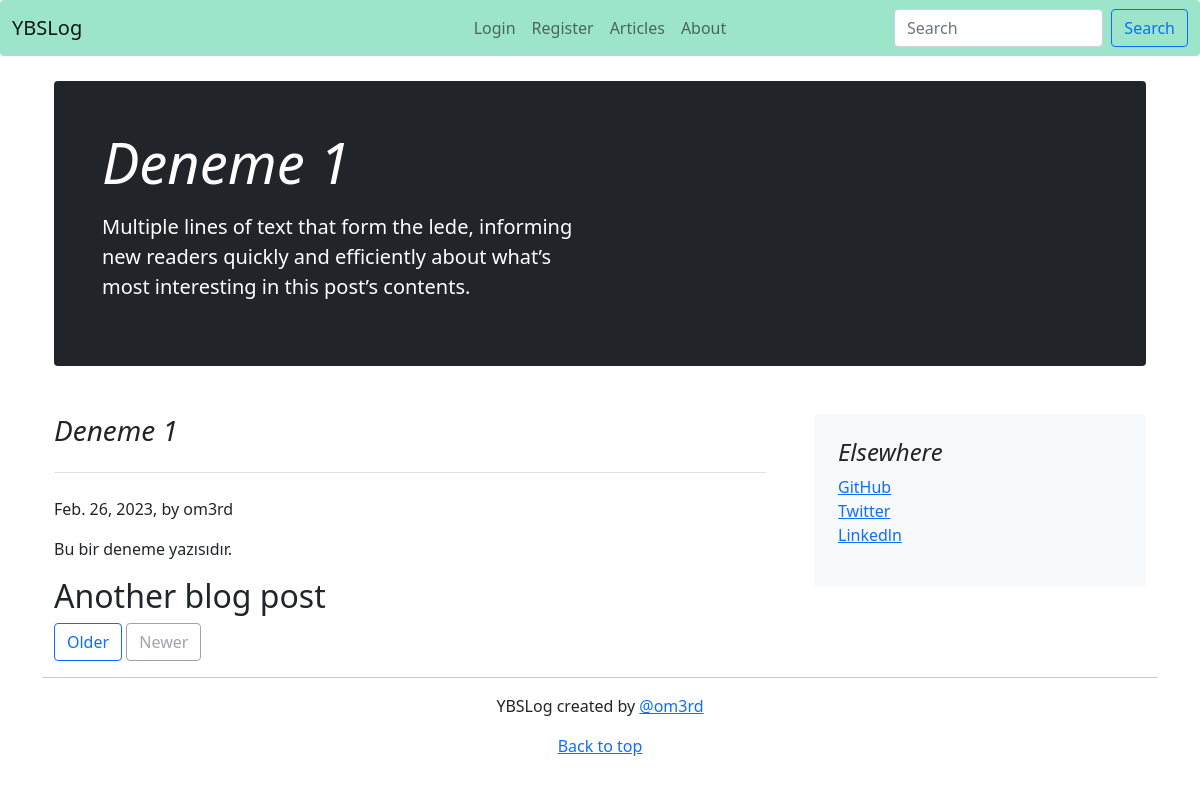
The app's page /articles/article/1 with its own data.
### article/models.py (models this page shows, shortened)
class Article(models.Model):  #djangonun kendi tablosu olan auth user ı aldık
    author = models.ForeignKey("auth.User",on_delete = models.CASCADE)
    title = models.CharField(max_length = 50)
    content = RichTextField()
    created_date = models.DateField(auto_now_add = True)
    linkedin = models.URLField(null = False, blank = True, max_length=200)
    github = models.URLField(max_length = 200, null = False, blank = True)
    article_image = models.FileField(blank = True, null = True,verbose_name ="Add photo into article")

### article/views.py (the view)
# urls.py: path('article/<int:id>',views.detail, name = "detail"), #dinamik url ile makalemizin id'si neyse ona yönlendirmesini sağlayacak dasboard'da zaten belirtmiştik burda da gidecek yer verdik
def detail(request,id): #dinamik url geldiği zaman id almamız gerekiyor ve id'yi içine ondan dolayı verdik
    article = get_object_or_404(Article,id = id) #bunu bu şekilde yapma sebebimiz ise olmayan sayfaya gidince hata vermesi için
    context ={
        "article":article
    }
    return render(request,"detail.html",context)

### templates/detail.html (shortened to what this page needs)
{% extends 'layout.html' %}
{% block body %}
<main class="container">
    <div class="p-4 p-md-5 mb-4 text-white rounded bg-dark">
      <div class="col-md-6 px-0">
        <h1 class="display-4 fst-italic">{{article.title}}</h1>
        <p class="lead my-3">Multiple lines of text that form the lede, informing new readers quickly and efficiently about what’s most interesting in this post’s contents.</p>
      </div>
    </div>
      <br>
    <div class="row g-5">
      <div class="col-md-8">
        <h3 class="pb-4 mb-4 fst-italic border-bottom">{{article.title}}</h3>
        <p class="blog-post-meta">{{article.created_date}}, by {{article.author}}</a></p>
        <article class="blog-post">
          <p> {{article.content|safe}} </p>
        </article>
        <article class="blog-post">
          <h2 class="blog-post-title">Another blog post</h2>
        </article>
        <nav class="blog-pagination" aria-label="Pagination">
          <a class="btn btn-outline-primary" href="#">Older</a>
          <a class="btn btn-outline-secondary disabled" href="#" tabindex="-1" aria-disabled="true">Newer</a>
        </nav>
      </div>
      <div class="col-md-4">
        <div class="position-sticky" style="top: 2rem;">
          <div class="p-4 bg-light rounded">
            <h4 class="fst-italic">Elsewhere</h4>
            <ol class="list-unstyled">
              <li><a href="#">GitHub</a></li>
              <li><a href="#">Twitter</a></li>
              <li><a href="#">Linkedln</a></li>
            </ol>
          </div>
        </div>
      </div>
    </div>
</main>
<hr>
<footer class="blog-footer">
    <p style = "text-align:center;">YBSLog created by <a href="https://www.linkedin.com/in/%C3%B6mer-%C3%BC%C3%A7%C3%BCnc%C3%BC-39b807233/">@om3rd</a></p>
    <p style = "text-align:center;">
      <a href="">Back to top</a>
    </p>
</footer>
{% endblock body %}

### records on screen
Article: title "Deneme 1", created_date "Feb. 26, 2023", author "om3rd", content "Bu bir deneme yazısıdır."
